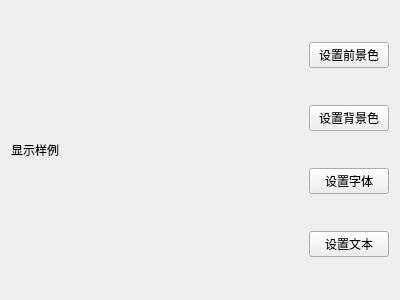
<?xml version="1.0" encoding="UTF-8"?>
<ui version="4.0">
 <class>WidgetCustomizeLabel</class>
 <widget class="QWidget" name="WidgetCustomizeLabel">
  <property name="geometry">
   <rect>
    <x>0</x>
    <y>0</y>
    <width>400</width>
    <height>300</height>
   </rect>
  </property>
  <property name="windowTitle">
   <string>WidgetCustomizeLabel</string>
  </property>
  <layout class="QHBoxLayout" name="horizontalLayout">
   <item>
    <widget class="QLabel" name="labelSample">
     <property name="sizePolicy">
      <sizepolicy hsizetype="Expanding" vsizetype="Expanding">
       <horstretch>0</horstretch>
       <verstretch>0</verstretch>
      </sizepolicy>
     </property>
     <property name="text">
      <string>显示样例</string>
     </property>
    </widget>
   </item>
   <item>
    <layout class="QVBoxLayout" name="verticalLayout">
     <item>
      <widget class="QPushButton" name="pushButtonForeground">
       <property name="text">
        <string>设置前景色</string>
       </property>
      </widget>
     </item>
     <item>
      <widget class="QPushButton" name="pushButtonBackground">
       <property name="text">
        <string>设置背景色</string>
       </property>
      </widget>
     </item>
     <item>
      <widget class="QPushButton" name="pushButtonFont">
       <property name="text">
        <string>设置字体</string>
       </property>
      </widget>
     </item>
     <item>
      <widget class="QPushButton" name="pushButtonText">
       <property name="text">
        <string>设置文本</string>
       </property>
      </widget>
     </item>
    </layout>
   </item>
  </layout>
 </widget>
 <layoutdefault spacing="6" margin="11"/>
 <resources/>
 <connections/>
</ui>
